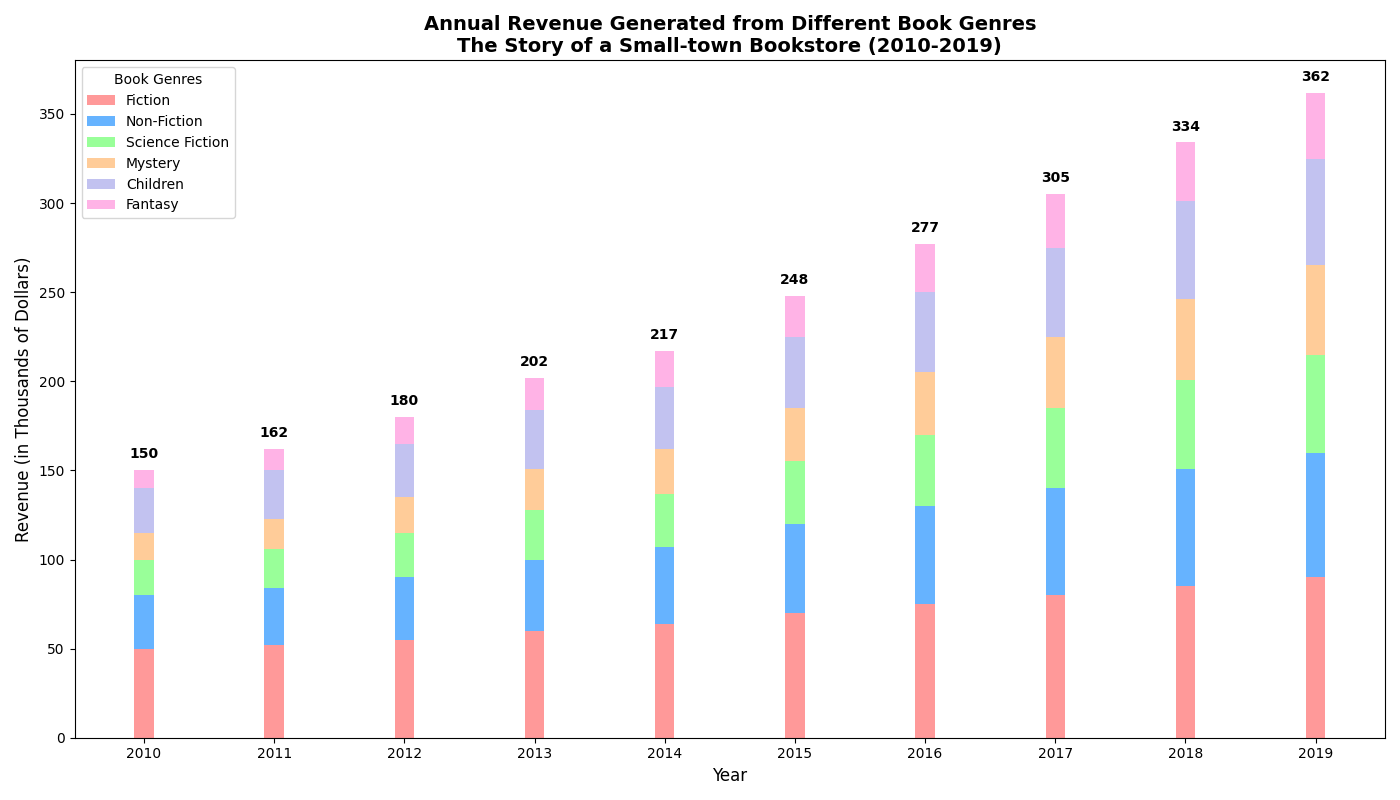

Write the Python code that produced this figure.
import matplotlib.pyplot as plt
import numpy as np

years = np.arange(2010, 2020)
book_genres = ['Fiction', 'Non-Fiction', 'Science Fiction', 'Mystery', 'Children', 'Fantasy']

# Revenue data in thousands of dollars
revenue_data = np.array([
    [50, 52, 55, 60, 64, 70, 75, 80, 85, 90],  # Fiction
    [30, 32, 35, 40, 43, 50, 55, 60, 66, 70],  # Non-Fiction
    [20, 22, 25, 28, 30, 35, 40, 45, 50, 55],  # Science Fiction
    [15, 17, 20, 23, 25, 30, 35, 40, 45, 50],  # Mystery
    [25, 27, 30, 33, 35, 40, 45, 50, 55, 60],  # Children
    [10, 12, 15, 18, 20, 23, 27, 30, 33, 37],  # Fantasy (newly added genre)
])

# Initialize the figure
fig, ax = plt.subplots(figsize=(14, 8))

# Define bar widths and positions
width = 0.15
positions = np.arange(len(years))

# Colors for each genre
colors = ['#ff9999','#66b3ff','#99ff99','#ffcc99', '#c2c2f0', '#ffb3e6']

# Create stacked bar chart
bottoms = np.zeros(len(years))
for i, genre in enumerate(book_genres):
    ax.bar(positions, revenue_data[i], width, bottom=bottoms, color=colors[i], label=genre)
    bottoms += revenue_data[i]

# Add grid, labels, title, and legend
ax.set_xticks(positions)
ax.set_xticklabels(years)
ax.set_xlabel('Year', fontsize=12)
ax.set_ylabel('Revenue (in Thousands of Dollars)', fontsize=12)
ax.set_title('Annual Revenue Generated from Different Book Genres\nThe Story of a Small-town Bookstore (2010-2019)', fontsize=14, fontweight='bold')
ax.legend(title='Book Genres', fontsize=10)

# Annotate revenue for each year
for i in range(len(years)):
    total_value = sum(revenue_data[:, i])
    ax.text(i, total_value + 5, f'{total_value}', ha='center', va='bottom', fontsize=10, fontweight='bold')

# Optimize layout
plt.tight_layout()

# Display the plot
plt.show()
